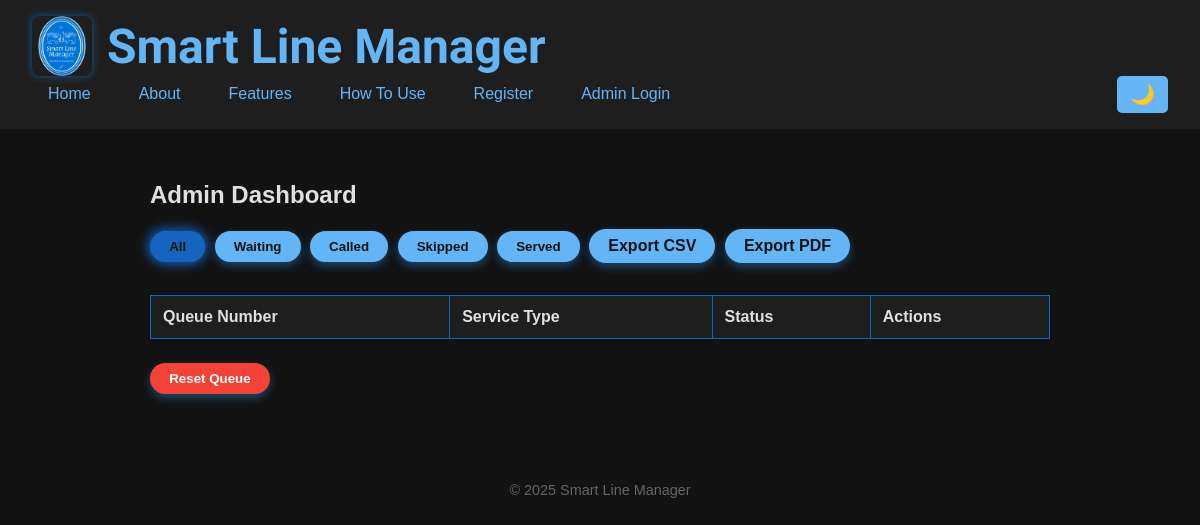
The app's page /admin/dashboard (signed in), older data.
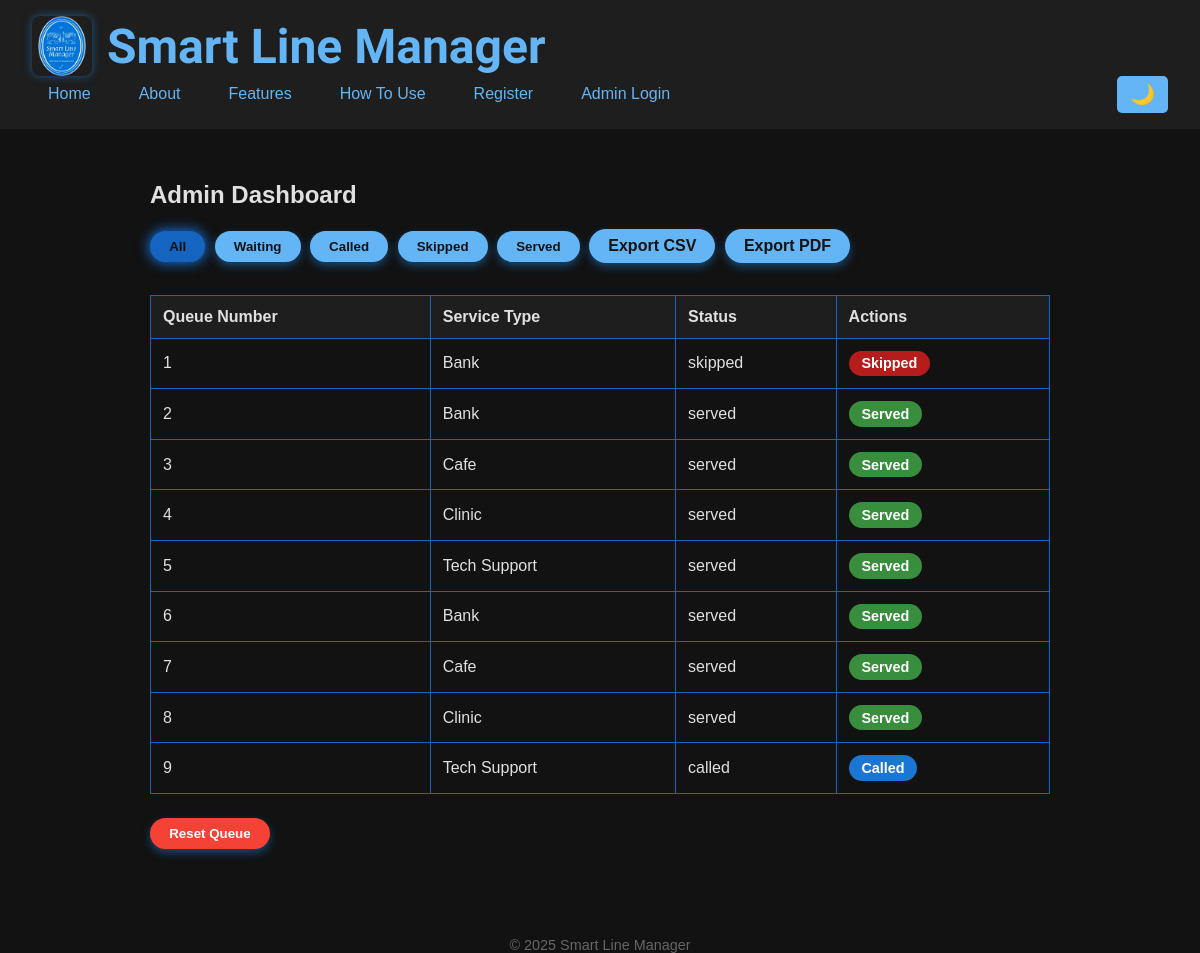
The same page, newer data.
### app/models.py (models this page shows, shortened)
class QueueTicket(db.Model):
    id = db.Column(db.Integer, primary_key=True)
    queue_number = db.Column(db.Integer, nullable=True)
    service_type = db.Column(db.String(20), nullable=False)
    status = db.Column(db.String(20), default='waiting')
    temp_id = db.Column(db.String(8), unique=True)
    created_at = db.Column(db.DateTime, default=datetime.utcnow)
    called_at = db.Column(db.DateTime, nullable=True)

### app/routes/admin.py (the view)
@bp.route('/admin/dashboard')
@login_required
def dashboard():
    status_filter = request.args.get('status', 'all')
    if status_filter == 'all':
        tickets = QueueTicket.query.order_by(QueueTicket.created_at).all()
    else:
        tickets = QueueTicket.query.filter_by(status=status_filter).order_by(QueueTicket.created_at).all()
    total_count = QueueTicket.query.count()
    waiting_count = QueueTicket.query.filter_by(status='waiting').count()
    skipped_count = QueueTicket.query.filter_by(status='skipped').count()
    served_count = QueueTicket.query.filter_by(status='served').count()
    return render_template('admin_dashboard.html',
                           tickets=tickets,
                           status_filter=status_filter,
                           total_count=total_count,
                           waiting_count=waiting_count,
                           skipped_count=skipped_count,
                           served_count=served_count)

### app/__init__.py (called while the page is built)
def create_app():
    app = Flask(__name__)  # Fixed typo: name instead of name
    app.config.from_object(Config)
    db.init_app(app)
    login_manager.init_app(app)
    login_manager.login_view = 'admin.admin_login'
    @login_manager.user_loader
    def load_user(user_id):
        from app.models import User  # Safe to import here
        return User.query.get(int(user_id))
    app.register_blueprint(main.bp)
    app.register_blueprint(register.bp)
    app.register_blueprint(admin.bp)
    app.register_blueprint(export.bp)
    return app

### app/templates/admin_dashboard.html (shortened to what this page needs)
{% extends 'base.html' %}
{% block content %}
<h2>Admin Dashboard</h2>
<div class="filter-buttons">
  <button class="filter-btn active" data-filter="all">All</button>
  <button class="filter-btn" data-filter="waiting">Waiting</button>
  <button class="filter-btn" data-filter="called">Called</button>
  <button class="filter-btn" data-filter="skipped">Skipped</button>
  <button class="filter-btn" data-filter="served">Served</button>
  <a href="{{ url_for('export.export_csv') }}" class="filter-btn export-btn">Export CSV</a>
  <a href="{{ url_for('export.export_pdf') }}" class="filter-btn export-btn">Export PDF</a>
</div>
<table>
  <thead>
    <tr>
      <th>Queue Number</th>
      <th>Service Type</th>
      <th>Status</th>
      <th>Actions</th>
    </tr>
  </thead>
  <tbody id="tickets-table-body">
    {% for ticket in tickets %}
    <tr data-status="{% if ticket.status == 'called' %}called served{% else %}{{ ticket.status }}{% endif %}" data-id="{{ ticket.id }}">
      <td>{{ ticket.queue_number }}</td>
      <td>{{ ticket.service_type }}</td>
      <td class="status-cell">{{ ticket.status }}</td>
      <td class="action-cell">
        {% if ticket.status == 'waiting' %}
          <button class="call-btn" data-id="{{ ticket.id }}">Call</button>
          <button class="skip-btn" data-id="{{ ticket.id }}">Skip</button>
        {% elif ticket.status == 'called' %}
          <span class="status-chip called">Called</span>
        {% elif ticket.status == 'skipped' %}
          <span class="status-chip skipped">Skipped</span>
        {% elif ticket.status == 'served' %}
          <span class="status-chip served">Served</span>
        {% endif %}
      </td>
    </tr>
    {% endfor %}
  </tbody>
</table>
<button id="reset-btn" class="filter-btn danger">Reset Queue</button>
{% endblock %}

### app/templates/base.html (shortened to what this page needs)
<!DOCTYPE html>
<html lang="en">
<head>
  <link rel="stylesheet" href="{{ url_for('static', filename='css/style.css') }}" />
</head>
<body>
  <header>
    <div class="header-container">
      <img src="{{ url_for('static', filename='images/logo.png') }}" alt="Smart Line Manager Logo" class="site-logo" />
      <h1 class="site-title">Smart Line Manager</h1>
    </div>
    <nav>
      <ul>
        <li><a href="{{ url_for('main.home') }}" class="{% if request.endpoint == 'main.home' %}active{% endif %}">Home</a></li>
        <li><a href="{{ url_for('main.about') }}" class="{% if request.endpoint == 'main.about' %}active{% endif %}">About</a></li>
        <li><a href="{{ url_for('main.features') }}" class="{% if request.endpoint == 'main.features' %}active{% endif %}">Features</a></li>
        <li><a href="{{ url_for('main.how_to_use') }}" class="{% if request.endpoint == 'main.how_to_use' %}active{% endif %}">How To Use</a></li>
        <li><a href="{{ url_for('register.register') }}" class="{% if request.endpoint == 'register.register' %}active{% endif %}">Register</a></li>
        <li><a href="{{ url_for('admin.admin_login') }}" class="{% if request.endpoint == 'admin.admin_login' %}active{% endif %}">Admin Login</a></li>
      </ul>
    </nav>
    <button id="theme-toggle" aria-label="Toggle dark/light mode" title="Toggle dark/light mode">
    </button>
  </header>
  <main>
    {% block content %}{% endblock %}
  </main>
  <footer>
    &copy; 2025 Smart Line Manager
  </footer>
</body>
</html>

### app/static/css/style.css (style rules this page uses)
:root { --bg-color: #fff; --text-color: #222; --link-color: #2196f3; --header-bg: #f5f5f5; --button-bg: #2196f3; --button-text: #fff; --nav-link-active-bg: #bbdefb; --alert-bg: #2196f3; --alert-text: #fff; }
body.dark-mode { --bg-color: #121212; --text-color: #e0e0e0; --link-color: #64b5f6; --header-bg: #1e1e1e; --button-bg: #64b5f6; --button-text: #121212; --nav-link-active-bg: #1565c0; --alert-bg: #64b5f6; --alert-text: #121212; }
body { background-color: var(--bg-color); color: var(--text-color); transition: background-color 0.3s ease, color 0.3s ease; font-family: Arial, sans-serif; margin: 0; padding: 0; }
header { background-color: var(--header-bg); padding: 1rem 2rem; position: relative; display: flex; flex-wrap: wrap; align-items: center; justify-content: space-between; }
nav ul { list-style: none; padding: 0; margin: 0; display: flex; gap: 1rem; }
nav ul li a { color: var(--link-color); text-decoration: none; padding: 0.5rem 1rem; border-radius: 5px; transition: background-color 0.3s ease; }
#theme-toggle { background: var(--button-bg); border: none; color: var(--button-text); padding: 0.4rem 0.8rem; font-size: 1.25rem; border-radius: 5px; cursor: pointer; transition: background-color 0.3s ease; }
.header-container { display: flex; align-items: center; gap: 15px; }
.site-logo { width: 60px; height: 60px; object-fit: contain; border-radius: 8px; box-shadow: 0 0 8px rgba(33, 150, 243, 0.5); }
.site-title { font-family: 'Dancing Script', cursive; font-size: 3rem; margin: 0; color: var(--link-color); }
main { padding: 2rem; max-width: 900px; margin: 0 auto; }
footer { text-align: center; margin-top: 40px; color: #666; font-size: 0.9rem; }

### app/templates/base.html (style rules this page uses)
:root { --bg-color: #fff; --text-color: #222; --link-color: #2196f3; --header-bg: #f5f5f5; --button-bg: #2196f3; --button-text: #fff; --nav-link-active-bg: #bbdefb; }
body.dark-mode { --bg-color: #121212; --text-color: #e0e0e0; --link-color: #64b5f6; --header-bg: #1e1e1e; --button-bg: #64b5f6; --button-text: #121212; --nav-link-active-bg: #1565c0; }
body { background-color: var(--bg-color); color: var(--text-color); transition: background-color 0.3s ease, color 0.3s ease; font-family: Arial, sans-serif; margin: 0; padding: 0; }
header { background-color: var(--header-bg); padding: 1rem 2rem; position: relative; display: flex; flex-wrap: wrap; align-items: center; justify-content: space-between; }
nav ul { list-style: none; padding: 0; margin: 0; display: flex; gap: 1rem; }
nav ul li a { color: var(--link-color); text-decoration: none; padding: 0.5rem 1rem; border-radius: 5px; transition: background-color 0.3s ease; }
#theme-toggle { background: var(--button-bg); border: none; color: var(--button-text); padding: 0.4rem 0.8rem; font-size: 1.25rem; border-radius: 5px; cursor: pointer; transition: background-color 0.3s ease; }
.header-container { display: flex; align-items: center; gap: 15px; }
.site-logo { width: 60px; height: 60px; object-fit: contain; border-radius: 8px; box-shadow: 0 0 8px rgba(33, 150, 243, 0.5); }
.site-title { font-family: 'Dancing Script', cursive; font-size: 3rem; margin: 0; color: var(--link-color); }
main { padding: 2rem; max-width: 900px; margin: 0 auto; }
footer { text-align: center; margin-top: 40px; color: #666; font-size: 0.9rem; }

### app/templates/admin_dashboard.html (style rules this page uses)
.filter-buttons { margin-bottom: 1rem; }
.filter-btn { background-color: var(--button-bg); color: var(--button-text); border: none; padding: 0.5rem 1.2rem; margin: 0 0.3rem 1rem 0; border-radius: 30px; cursor: pointer; font-weight: 600; box-shadow: 0 4px 8px rgba(33, 150, 243, 0.4); text-decoration: none; display: inline-block; transition: background-color 0.3s ease, transform 0.2s ease; }
.filter-btn.active { background-color: var(--nav-link-active-bg); box-shadow: 0 0 12px 2px var(--nav-link-active-bg); }
.filter-btn.danger { background-color: #f44336; color: #fff; }
table { width: 100%; border-collapse: collapse; margin-bottom: 1.5rem; }
th, td { border: 1px solid var(--nav-link-active-bg); padding: 0.75rem; text-align: left; }
th { background-color: var(--header-bg); }
.status-chip { display: inline-block; padding: 0.3rem 0.8rem; border-radius: 20px; font-weight: 600; font-size: 0.9rem; text-transform: capitalize; }
.called { background-color: #1976d2; color: white; }
.skipped { background-color: #b71c1c; color: white; }
.served { background-color: #388e3c; color: white; }

Row changes from the older to the newer data that the page shows:
added QueueTicket: queue_number "1", service_type "Bank", status "skipped", shows "Skipped"
added QueueTicket: queue_number "2", service_type "Bank", status "served", shows "Served"
added QueueTicket: queue_number "3", service_type "Cafe", status "served", shows "Served"
added QueueTicket: queue_number "4", service_type "Clinic", status "served", shows "Served"
added QueueTicket: queue_number "5", service_type "Tech Support", status "served", shows "Served"
added QueueTicket: queue_number "6", service_type "Bank", status "served", shows "Served"
added QueueTicket: queue_number "7", service_type "Cafe", status "served", shows "Served"
added QueueTicket: queue_number "8", service_type "Clinic", status "served", shows "Served"
added QueueTicket: queue_number "9", service_type "Tech Support", status "called", shows "Called"
